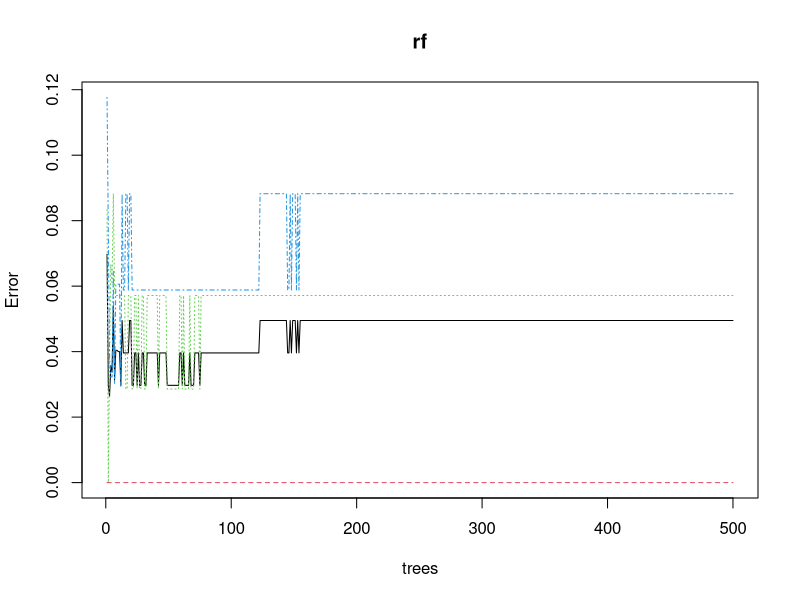

Write the R code that produced this figure.
# --------------------------------------------
#             About
# --------------------------------------------
# Learning to create a random forest model.
# Using the iris dataset.
# Source: https://www.r-bloggers.com/2021/04/random-forest-in-r/

# --------------------------------------------
#          Load libraries
# --------------------------------------------
library(randomForest)
library(datasets)
library(caret)

# --------------------------------------------
#          Load data
# --------------------------------------------
data<-iris
str(data)

# Check if data is balanced
data$Species <- as.factor(data$Species)
table(data$Species)

# --------------------------------------------
#   Data partition into train and test
# --------------------------------------------
set.seed(222)
ind <- sample(2, nrow(data), replace = TRUE, prob = c(0.7, 0.3))
train <- data[ind==1,]
test <- data[ind==2,]

str(train)
str(test)

# --------------------------------------------
#   Random Forest model
# --------------------------------------------
# Use all the features to predict which species the flower is
rf <- randomForest(Species~., data=train, proximity=TRUE)
print(rf)

# --------------------------------------------
#   Use model to predict train data
# --------------------------------------------
p1 <- predict(rf, train)
confusionMatrix(p1, train$ Species)

# --------------------------------------------
#   Use model to predict test data
# --------------------------------------------
p2 <- predict(rf, test)
confusionMatrix(p2, test$ Species)

# --------------------------------------------
#   Error rate of random forest
# --------------------------------------------
plot(rf)